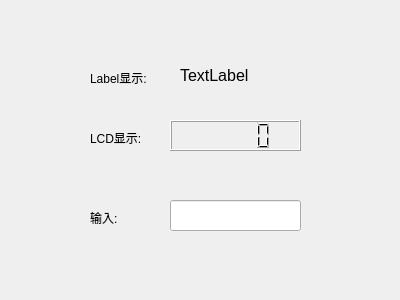
<?xml version="1.0" encoding="UTF-8"?>
<ui version="4.0">
 <class>Form</class>
 <widget class="QWidget" name="Form">
  <property name="geometry">
   <rect>
    <x>0</x>
    <y>0</y>
    <width>400</width>
    <height>300</height>
   </rect>
  </property>
  <property name="windowTitle">
   <string>Form</string>
  </property>
  <widget class="QLabel" name="label">
   <property name="geometry">
    <rect>
     <x>180</x>
     <y>60</y>
     <width>91</width>
     <height>31</height>
    </rect>
   </property>
   <property name="font">
    <font>
     <family>Arial</family>
     <pointsize>12</pointsize>
    </font>
   </property>
   <property name="text">
    <string>TextLabel</string>
   </property>
  </widget>
  <widget class="QLineEdit" name="lineEdit">
   <property name="geometry">
    <rect>
     <x>170</x>
     <y>200</y>
     <width>131</width>
     <height>31</height>
    </rect>
   </property>
  </widget>
  <widget class="QLCDNumber" name="lcdNumber">
   <property name="geometry">
    <rect>
     <x>170</x>
     <y>120</y>
     <width>131</width>
     <height>31</height>
    </rect>
   </property>
  </widget>
  <widget class="QLabel" name="label_2">
   <property name="geometry">
    <rect>
     <x>90</x>
     <y>70</y>
     <width>81</width>
     <height>16</height>
    </rect>
   </property>
   <property name="text">
    <string>Label显示:</string>
   </property>
  </widget>
  <widget class="QLabel" name="label_3">
   <property name="geometry">
    <rect>
     <x>90</x>
     <y>130</y>
     <width>72</width>
     <height>15</height>
    </rect>
   </property>
   <property name="text">
    <string>LCD显示:</string>
   </property>
  </widget>
  <widget class="QLabel" name="label_4">
   <property name="geometry">
    <rect>
     <x>90</x>
     <y>210</y>
     <width>72</width>
     <height>15</height>
    </rect>
   </property>
   <property name="text">
    <string>输入:</string>
   </property>
  </widget>
 </widget>
 <resources/>
 <connections/>
</ui>
